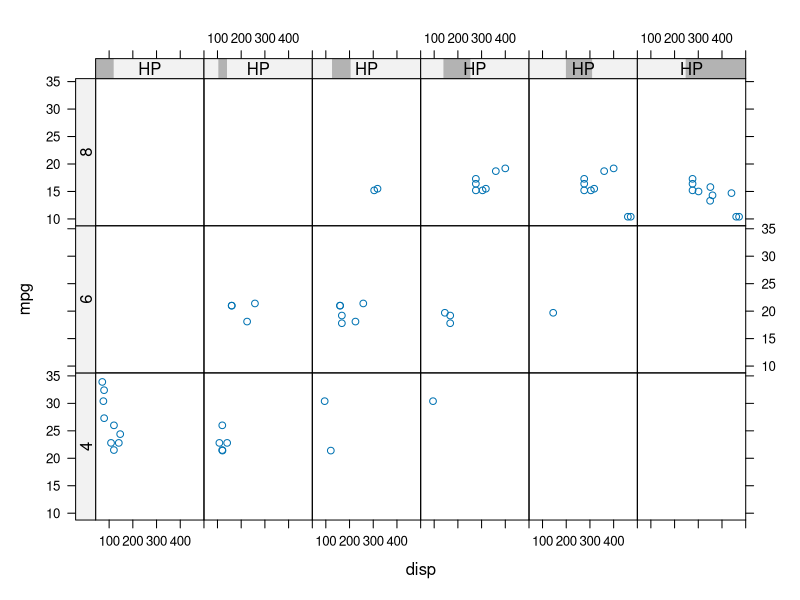
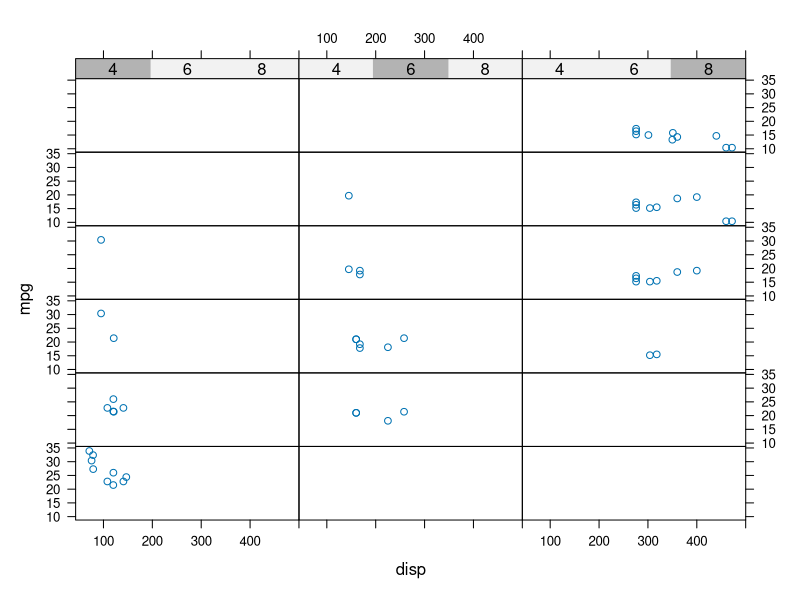

The R source for these figures, in order:
library(latticeExtra)


### Name: useOuterStrips
### Title: Put Strips on the Boundary of a Lattice Display
### Aliases: useOuterStrips
### Keywords: dplot

### ** Examples


library(lattice)

mtcars$HP <- equal.count(mtcars$hp)

useOuterStrips(xyplot(mpg ~ disp | HP + factor(cyl), mtcars))

useOuterStrips(xyplot(mpg ~ disp | factor(cyl) + HP, mtcars),
               strip.left = FALSE,
               strip = strip.custom(style = 4))
